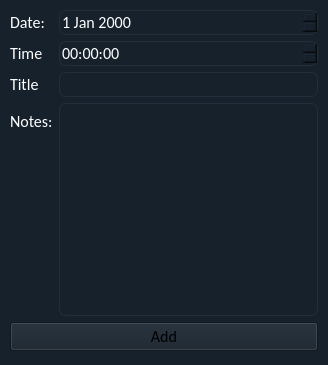
<?xml version="1.0" encoding="UTF-8"?>
<ui version="4.0">
 <class>Form</class>
 <widget class="QWidget" name="Form">
  <property name="geometry">
   <rect>
    <x>0</x>
    <y>0</y>
    <width>328</width>
    <height>365</height>
   </rect>
  </property>
  <property name="sizePolicy">
   <sizepolicy hsizetype="Preferred" vsizetype="Preferred">
    <horstretch>0</horstretch>
    <verstretch>0</verstretch>
   </sizepolicy>
  </property>
  <property name="font">
   <font>
    <family>Calibri Light</family>
    <pointsize>9</pointsize>
   </font>
  </property>
  <property name="windowTitle">
   <string>Form</string>
  </property>
  <property name="styleSheet">
   <string notr="true">background-color: rgb(23, 33, 43);</string>
  </property>
  <widget class="QWidget" name="">
   <property name="geometry">
    <rect>
     <x>10</x>
     <y>10</y>
     <width>308</width>
     <height>341</height>
    </rect>
   </property>
   <layout class="QVBoxLayout" name="verticalLayout">
    <item>
     <layout class="QFormLayout" name="formLayout">
      <item row="0" column="0">
       <widget class="QLabel" name="label">
        <property name="font">
         <font>
          <family>Calibri</family>
          <pointsize>12</pointsize>
         </font>
        </property>
        <property name="styleSheet">
         <string notr="true">color: rgb(255, 255, 255);</string>
        </property>
        <property name="text">
         <string>Date:</string>
        </property>
       </widget>
      </item>
      <item row="0" column="1">
       <widget class="QDateEdit" name="dateEdit">
        <property name="font">
         <font>
          <family>Calibri</family>
          <pointsize>12</pointsize>
         </font>
        </property>
        <property name="styleSheet">
         <string notr="true">color: rgb(255, 255, 255);
 border: 1px solid rgb(35, 46, 60);
     border-radius:7px;</string>
        </property>
       </widget>
      </item>
      <item row="1" column="0">
       <widget class="QLabel" name="label_2">
        <property name="font">
         <font>
          <family>Calibri</family>
          <pointsize>12</pointsize>
         </font>
        </property>
        <property name="styleSheet">
         <string notr="true">color: rgb(255, 255, 255);</string>
        </property>
        <property name="text">
         <string>Time</string>
        </property>
       </widget>
      </item>
      <item row="1" column="1">
       <widget class="QTimeEdit" name="timeEdit">
        <property name="font">
         <font>
          <family>Calibri</family>
          <pointsize>12</pointsize>
         </font>
        </property>
        <property name="styleSheet">
         <string notr="true">color: rgb(255, 255, 255);
 border: 1px solid rgb(35, 46, 60);
     border-radius:7px;</string>
        </property>
       </widget>
      </item>
      <item row="2" column="0">
       <widget class="QLabel" name="label_4">
        <property name="font">
         <font>
          <family>Calibri</family>
          <pointsize>12</pointsize>
         </font>
        </property>
        <property name="styleSheet">
         <string notr="true">color: rgb(255, 255, 255);</string>
        </property>
        <property name="text">
         <string>Title</string>
        </property>
       </widget>
      </item>
      <item row="2" column="1">
       <widget class="QLineEdit" name="lineEdit_2">
        <property name="font">
         <font>
          <family>Calibri</family>
          <pointsize>12</pointsize>
         </font>
        </property>
        <property name="styleSheet">
         <string notr="true">color: rgb(255, 255, 255);
 border: 1px solid rgb(35, 46, 60);
     border-radius:7px;</string>
        </property>
       </widget>
      </item>
      <item row="3" column="0">
       <widget class="QLabel" name="label_3">
        <property name="font">
         <font>
          <family>Calibri</family>
          <pointsize>12</pointsize>
         </font>
        </property>
        <property name="styleSheet">
         <string notr="true">color: rgb(255, 255, 255);</string>
        </property>
        <property name="text">
         <string>Notes:</string>
        </property>
       </widget>
      </item>
      <item row="3" column="1">
       <widget class="QTextEdit" name="textEdit">
        <property name="font">
         <font>
          <family>Calibri</family>
          <pointsize>12</pointsize>
         </font>
        </property>
        <property name="styleSheet">
         <string notr="true">color: rgb(255, 255, 255);
 border: 1px solid rgb(35, 46, 60);
     border-radius:7px;</string>
        </property>
       </widget>
      </item>
     </layout>
    </item>
    <item>
     <widget class="QPushButton" name="pushButton">
      <property name="font">
       <font>
        <family>Calibri</family>
        <pointsize>12</pointsize>
       </font>
      </property>
      <property name="styleSheet">
       <string notr="true">QPushButton{
	color: rgb(255, 255, 255);
     background-color:rgb(24, 37, 51);
     border: 1px solid rgb(35, 46, 60);
     border-radius:7px;
width: 230;
height: 50;
}
QPushButton:hover{
background-color:rgb(35, 46, 60);
}
QPushButton:pressed{
background-color:rgb(35, 46, 60);
};</string>
      </property>
      <property name="text">
       <string>Add</string>
      </property>
     </widget>
    </item>
   </layout>
  </widget>
 </widget>
 <resources/>
 <connections/>
</ui>
